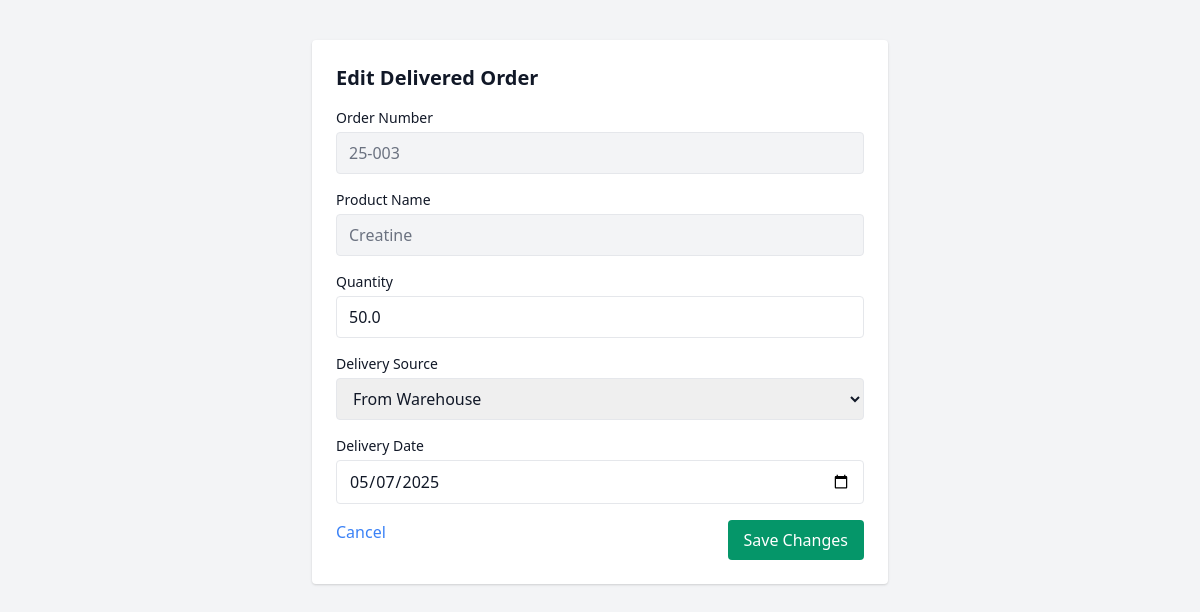
/edit_delivered/10 (signed in), run on an earlier commit of the app's database.
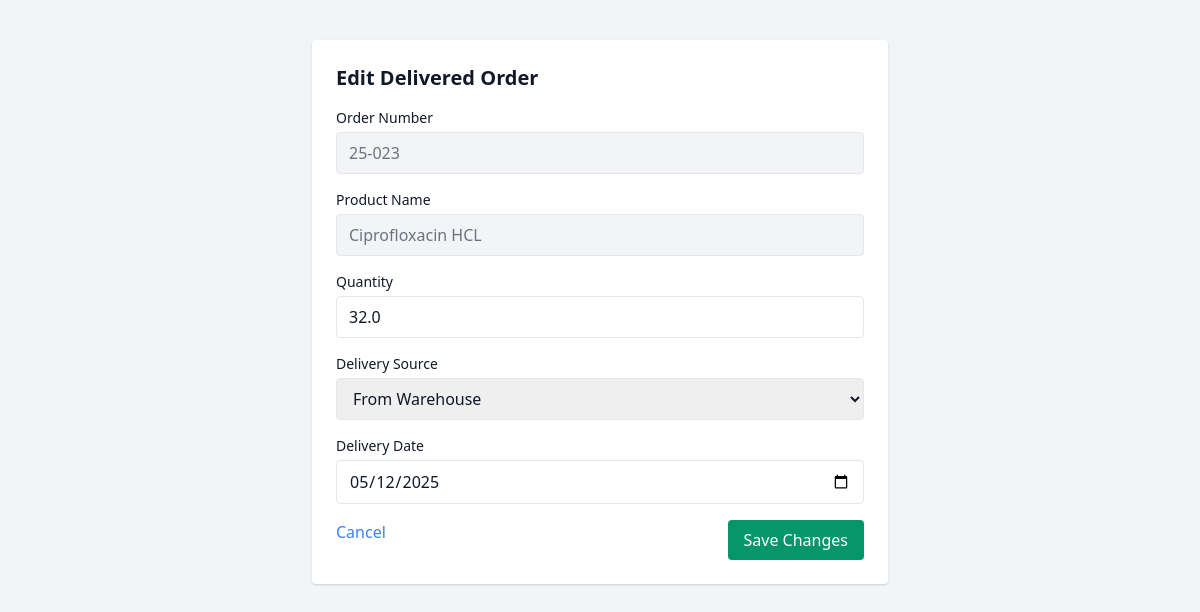
And on a later commit of the database.
### app/models.py (models this page shows)
class DeliveredGoods(db.Model):
    id = db.Column(db.Integer, primary_key=True)
    user_id = db.Column(db.Integer, db.ForeignKey('user.id'), nullable=False)
    order_number = db.Column(db.String(50), nullable=False)
    product_name = db.Column(db.String(100), nullable=False)
    quantity = db.Column(db.Float, nullable=False)
    delivery_source = db.Column(db.String(50), nullable=False)  # e.g., "From Warehouse" or "Direct from Transit"
    delivery_date = db.Column(db.String(10), nullable=False)

### app/routes.py (the view, shortened to what this page needs)
@main.route('/edit_delivered/<int:item_id>', methods=['GET', 'POST'])
@login_required
def edit_delivered(item_id):
    item = DeliveredGoods.query.get_or_404(item_id)
    if item.user_id != current_user.id:
        flash('Unauthorized access', 'danger')
        return redirect(url_for('main.delivered'))
    return render_template('edit_delivered.html', item=item)

### app/__init__.py (called while the page is built)
def create_app():
    app = Flask(__name__)
    app.config['SECRET_KEY'] = 'your-secret-key'  # Use env var later
    app.config['SQLALCHEMY_DATABASE_URI'] = 'sqlite:///../instance/supply_tracker.db'
    app.config['SQLALCHEMY_TRACK_MODIFICATIONS'] = False
    init_db(app)
    login_manager.init_app(app)
    Migrate(app, db)
    from .routes import main
    app.register_blueprint(main)
    @login_manager.user_loader
    def load_user(user_id):
        return User.query.get(int(user_id))
    return app

### app/routes.py (called while the page is built)
@main.app_context_processor
def inject_globals():
    return dict(current_user=current_user, current_path=request.path)

### app/templates/edit_delivered.html (shortened to what this page needs)
<!DOCTYPE html>
<html lang="en">
<head>
    <link href="https://cdn.jsdelivr.net/npm/tailwindcss@2.2.19/dist/tailwind.min.css" rel="stylesheet">
</head>
<body class="bg-gray-100 dark:bg-gray-900 text-gray-900 dark:text-gray-100">
    <div class="max-w-xl mx-auto mt-10 bg-white dark:bg-gray-800 p-6 rounded shadow">
        <h2 class="text-xl font-bold mb-4">Edit Delivered Order</h2>
        <form method="POST">
            <div class="mb-4">
                <label class="block text-sm mb-1">Order Number</label>
                <input type="text" name="order_number" value="{{ item.order_number }}" readonly class="w-full px-3 py-2 border rounded bg-gray-100 dark:bg-gray-700 text-gray-500" />
            </div>
            <div class="mb-4">
                <label class="block text-sm mb-1">Product Name</label>
                <input type="text" name="product_name" value="{{ item.product_name }}" readonly class="w-full px-3 py-2 border rounded bg-gray-100 dark:bg-gray-700 text-gray-500" />
            </div>
            <div class="mb-4">
                <label class="block text-sm mb-1">Quantity</label>
                <input type="number" name="quantity" value="{{ item.quantity }}" class="w-full px-3 py-2 border rounded" required />
            </div>
            <div class="mb-4">
                <label class="block text-sm mb-1">Delivery Source</label>
                <select name="delivery_source" class="w-full px-3 py-2 border rounded" required>
                    <option value="From Warehouse" {% if item.delivery_source == 'From Warehouse' %}selected{% endif %}>From Warehouse</option>
                </select>
            </div>
            <div class="mb-4">
                <label class="block text-sm mb-1">Delivery Date</label>
                <input type="date" name="delivery_date" value="{{ item.delivery_date }}" class="w-full px-3 py-2 border rounded" required />
            </div>
            <div class="flex justify-between">
                <a href="{{ url_for('main.delivered') }}" class="text-blue-500 hover:underline">Cancel</a>
                <button type="submit" class="bg-green-600 text-white px-4 py-2 rounded hover:bg-green-700">Save Changes</button>
            </div>
        </form>
    </div>
</body>
</html>

What changed in the data, as far as the page shows it:
changed DeliveredGoods "From Warehouse": order_number "25-003" → "25-023"; product_name "Creatine" → "Ciprofloxacin HCL"; quantity "50.0" → "32.0"; delivery_date "05/07/2025" → "05/12/2025"
